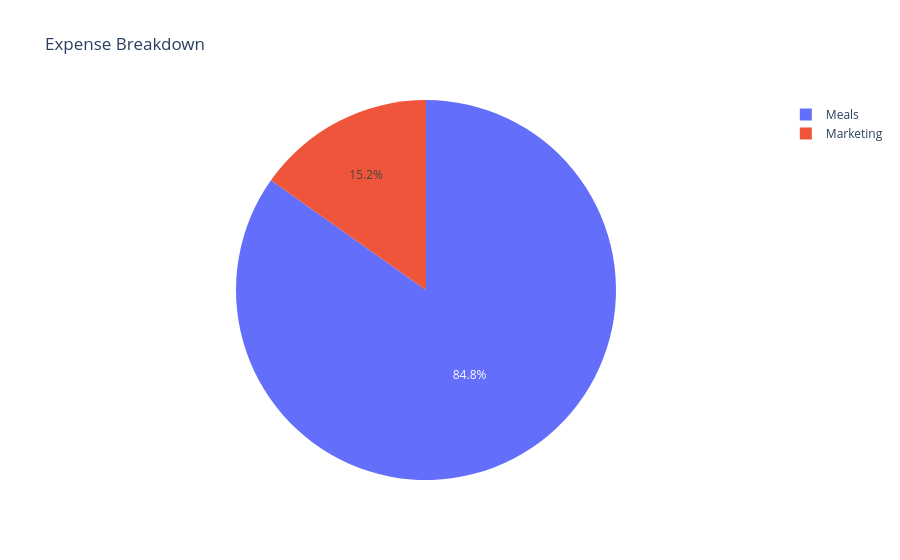

The notebook cell saved with this chart:
### Code cell
import os
import json
import pandas as pd
from google import genai
from pydantic import BaseModel, Field
import plotly.express as px
from dotenv import load_dotenv

# Load environment variables
load_dotenv()

# 1. Define the target structure for Gemini
class Transaction(BaseModel):
    date: str = Field(description="Transaction date in YYYY-MM-DD format")
    vendor: str = Field(description="Name of the vendor or client")
    amount: float = Field(description="Total amount of the transaction")
    type: str = Field(description="Must be exactly 'Income' or 'Expense'")
    category: str = Field(description="Categorize this as: Software, Travel, Payroll, Meals, Office Supplies, or Marketing")

class FinancialDocument(BaseModel):
    transactions: list[Transaction]

# 2. Load your saved JSON file
# Replace 'extracted_ocr_data.json' with your actual file path
with open('ai_cfo_database.json', 'r') as file:
    raw_json_data = json.load(file)

# Convert the loaded JSON back into a string so Gemini can read it as context
prompt_context = json.dumps(raw_json_data)

# 3. Initialize Gemini and analyze the text
client = genai.Client() # Assumes GEMINI_API_KEY is in your environment variables

response = client.models.generate_content(
    model='gemini-2.5-flash',
    contents=f"Analyze this raw OCR JSON data. Extract, clean, and categorize all financial transactions: {prompt_context}",
    config={
        'response_mime_type': 'application/json',
        'response_schema': FinancialDocument,
        'temperature': 0.1 
    },
)

# 4. Convert Gemini's structured output into a Pandas DataFrame
structured_data = response.parsed
records = [t.model_dump() for t in structured_data.transactions]
df = pd.DataFrame(records)

# Ensure data types are correct
df['date'] = pd.to_datetime(df['date'])
df['amount'] = pd.to_numeric(df['amount'])

print("Data successfully structured!")
print(df.head())

# 5. Visualize the Data
def plot_expense_breakdown(df):
    expenses = df[df['type'] == 'Expense']
    fig = px.pie(expenses, values='amount', names='category', title='Expense Breakdown')
    fig.show()

plot_expense_breakdown(df)

### Figure 1 — Plotly figure (JSON) as saved in the notebook; plotly's stock layout.template omitted (floating-point values rounded to 4 significant figures)
{"data": [{"domain": {"x": [0, 1], "y": [0, 1]}, "hovertemplate": "category=%{label}<br>amount=%{value}<extra></extra>", "labels": ["Marketing", "Marketing", "Meals"], "legendgroup": "", "name": "", "showlegend": true, "type": "pie", "values": [1899.0, 1899.0, 21200.0]}], "layout": {"legend": {"tracegroupgap": 0}, "title": {"text": "Expense Breakdown"}}}
